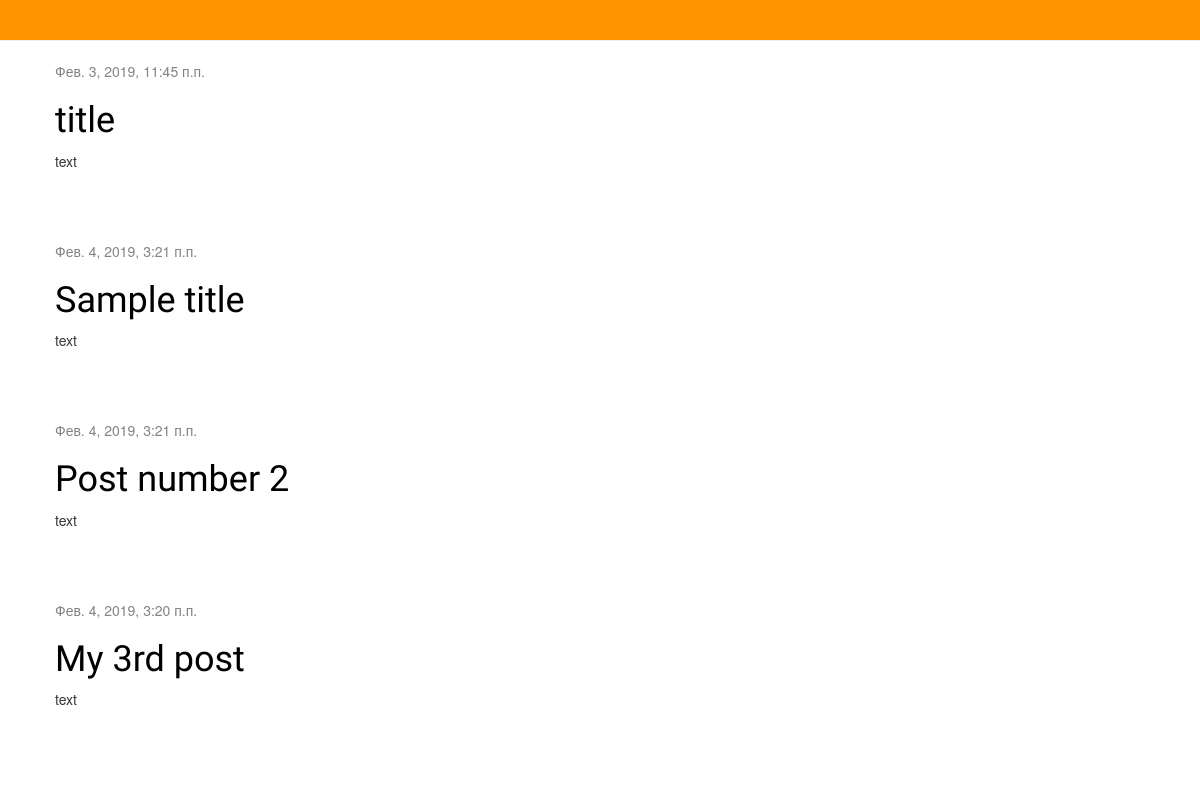
Before: / with the older database file.
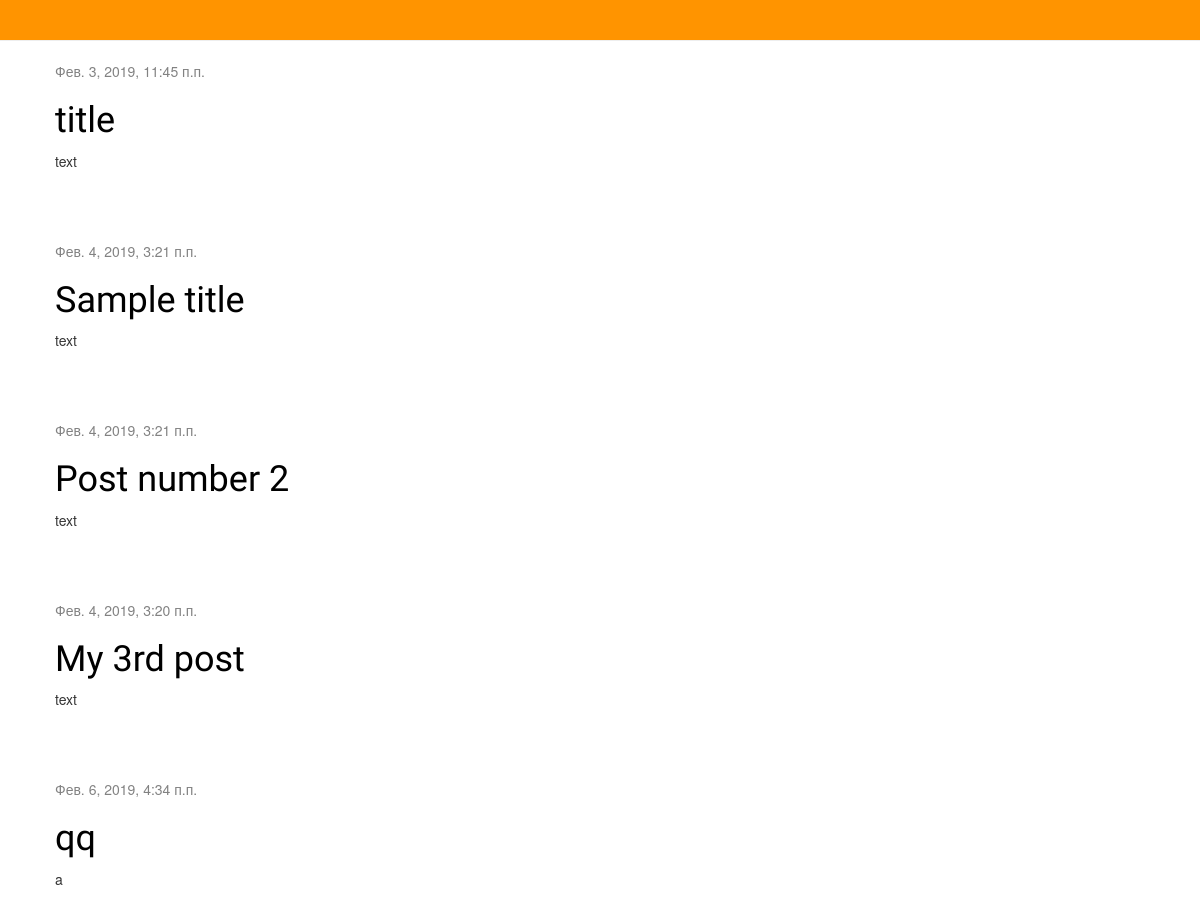
After: the same page with the newer database file.
### blog/models.py (models this page shows, shortened)
class Post(models.Model):
    author         = models.ForeignKey('auth.User', on_delete=models.CASCADE)
    title          = models.CharField(max_length=200)
    text           = models.TextField()
    created_date   = models.DateTimeField(default=timezone.now)
    published_date = models.DateTimeField(blank=True, null=True)

### blog/views.py (the view)
# urls.py: path('', views.post_list, name='post_list'),
def post_list(request):
    posts = Post.objects.all()
    return render(request, 'blog/post_list.html', {'posts': posts})

### blog/templates/blog/post_list.html
{% extends 'blog/base.html' %}
{% block content %}
{% for post in posts %}
    <div class="post">
        <div class="date">
            {{ post.published_date }}
        </div>
        <h1><a href="{% url 'post_detail' id=post.id %}">{{ post.title }}</a></h1>
        <p>{{ post.text|linebreaksbr }}</p>
    </div>
{% endfor %}
{% endblock %}

### blog/templates/blog/base.html (shortened to what this page needs)
{% load static %}
<!DOCTYPE html>
<html lang="ru" dir="ltr">
  <head>
    <link rel="stylesheet" href="//maxcdn.bootstrapcdn.com/bootstrap/3.2.0/css/bootstrap.min.css">
    <link rel="stylesheet" href="//maxcdn.bootstrapcdn.com/bootstrap/3.2.0/css/bootstrap-theme.min.css">
    <link rel="stylesheet" href="{% static 'css/blog.css' %}">
  </head>
  <body>
    <div class="page-header">
    </div>
    <div class="content container">
        <div class="row">
            <div class="col-md-8">
            {% block content %}
            {% endblock %}
            </div>
        </div>
    </div>
  </body>
</html>

Changed rows visible on the page:
added Post: published_date "Фев. 6, 2019, 4:34 п.п.", title "qq", text "a"
